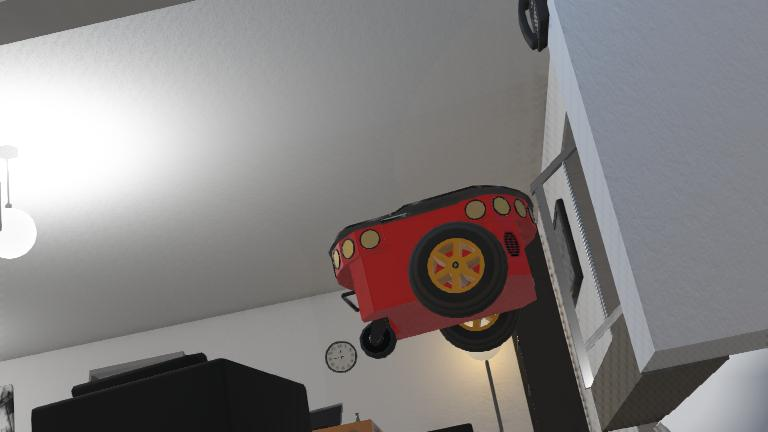
#> input picture src/webots/indoor/worlds/.complete_apartment.jpg, 768 x 432 px; its folder holds only this picture in this run
$ python -i aria_agent.py   (imports and definitions only)
#> lines starting #> are read from the running program, lines starting #| are printed output that depends on the picture
### src/common/config.py
"""
Centralized configuration for ARIA system.
Loads from environment variables with sensible defaults.
"""

import os
import subprocess
from pathlib import Path
from typing import Optional
from dotenv import load_dotenv

PROJECT_ROOT = Path(__file__).parent.parent.parent


def _wsl2_gateway() -> Optional[str]:
    """Return the Windows gateway IP when running inside WSL2, else None."""
    try:
        osrelease = Path("/proc/sys/kernel/osrelease").read_text().lower()
        if "microsoft" not in osrelease:
            return None
        out = subprocess.run(
            ["ip", "route", "show", "default"],
            capture_output=True, text=True, timeout=2,
        ).stdout
        for line in out.splitlines():
            parts = line.split()
            if "via" in parts:
                return parts[parts.index("via") + 1]
    except Exception:
        pass
    return None


def _default_webots_host() -> str:
    """Return the right host for the Webots TCP connection.

    When running inside WSL2 (NAT networking mode), Webots runs as a Windows
    process and its TCP server is NOT reachable at 'localhost' — we must use
    the Windows gateway IP instead (e.g. 172.20.128.1).
    An explicit WEBOTS_HOST env var always takes priority.
    """
    if env_val := os.getenv("WEBOTS_HOST"):
        return env_val
    gw = _wsl2_gateway()
    return gw if gw else "127.0.0.1"


def _default_ollama_base_url() -> str:
    """Return the right Ollama base URL for the current environment.

    Ollama running on Windows is reachable from WSL2 via the Windows gateway
    IP, not via localhost.  An explicit OLLAMA_BASE_URL env var always wins.
    """
    if env_val := os.getenv("OLLAMA_BASE_URL"):
        return env_val
    gw = _wsl2_gateway()
    return f"http://{gw}:11434" if gw else "http://localhost:11434"


# Step 1: load user's real .env (explicit overrides, if it exists)
_env_path = PROJECT_ROOT / ".env"
if _env_path.exists():
    load_dotenv(_env_path)

# Step 2: resolve WEBOTS_HOST and OLLAMA_BASE_URL *before* loading .env.example,
# which contains dummy 'localhost' defaults that would block WSL2 auto-detection.
WEBOTS_HOST = _default_webots_host()
os.environ.setdefault("WEBOTS_HOST", WEBOTS_HOST)
_ollama_url = _default_ollama_base_url()
os.environ.setdefault("OLLAMA_BASE_URL", _ollama_url)

# Step 3: load .env.example for all other settings (load_dotenv skips already-set vars)
if not _env_path.exists():
    _example_path = PROJECT_ROOT / ".env.example"
    if _example_path.exists():
        load_dotenv(_example_path)

# Webots Connection Configuration
WEBOTS_PORT = int(os.getenv("WEBOTS_PORT", 19997))
WEBOTS_SIM_SPEED = float(os.getenv("WEBOTS_SIM_SPEED", 0.1))
WEBOTS_TIMEOUT = int(os.getenv("WEBOTS_TIMEOUT", 30))  # seconds

# Agent Configuration
MAX_STEPS = int(os.getenv("MAX_STEPS", 50))
STATE_CACHE_SIZE = int(os.getenv("STATE_CACHE_SIZE", 10))
STAGNATION_THRESHOLD = int(os.getenv("STAGNATION_THRESHOLD", 5))
STEP_TIMEOUT = int(os.getenv("STEP_TIMEOUT", 30))  # seconds per LLM call
AGENT_CYCLE_INTERVAL = float(os.getenv("AGENT_CYCLE_INTERVAL", 1.2))

# LLM Configuration
# The VLM is an OPTIONAL perception layer — the Lidar + frontier planner does
# navigation, and YOLO is only an opt-in fallback when PERCEPTION_MODE allows it.
# Set ARIA_USE_LLM=0 to skip all Ollama calls (fastest, no dependency on Ollama).
USE_LLM = os.getenv("ARIA_USE_LLM", "1").strip().lower() not in ("0", "false", "no", "off")
PERCEPTION_MODE = os.getenv("PERCEPTION_MODE", "vlm_first").strip().lower()
LLM_PROVIDER = os.getenv("LLM_PROVIDER", "ollama")  # 'anthropic' or 'ollama'
ANTHROPIC_API_KEY = os.getenv("ANTHROPIC_API_KEY", "")
ANTHROPIC_MODEL = os.getenv("ANTHROPIC_MODEL", "claude-3-5-haiku-latest")
OLLAMA_BASE_URL = os.getenv("OLLAMA_BASE_URL", "http://localhost:11434")
# Vision model: used for target visibility, scene grounding, and the single
# JSON answer the planner reuses for this cycle.
_DEFAULT_VISION_MODEL = "qwen3-vl:4b-instruct-q4_K_M"


def _normalize_vision_model_name(model: str) -> str:
    model = (model or "").strip()
    if not model:
        return _DEFAULT_VISION_MODEL
    if model in ("qwen3vl", "qwen3vl:4b", "qwen3-vl:4b"):
        return _DEFAULT_VISION_MODEL
    return model


_VISION_MODEL_ENV = os.getenv("OLLAMA_VISION_MODEL", "").strip()
OLLAMA_VISION_MODEL = _normalize_vision_model_name(_VISION_MODEL_ENV)
# Reasoning model: used by agent for fast decision-making
OLLAMA_REASONING_MODEL = os.getenv("OLLAMA_REASONING_MODEL", "qwen3:8b")
# Legacy: OLLAMA_MODEL now maps to reasoning model for backward compatibility
OLLAMA_MODEL = os.getenv("OLLAMA_MODEL", OLLAMA_REASONING_MODEL)
OLLAMA_VISION_TIMEOUT = int(os.getenv("OLLAMA_VISION_TIMEOUT", 35))
OLLAMA_VISION_NUM_PREDICT = int(os.getenv("OLLAMA_VISION_NUM_PREDICT", 384))
OLLAMA_VISION_IMAGE_MAX_DIM = int(os.getenv("OLLAMA_VISION_IMAGE_MAX_DIM", 640))
OLLAMA_VISION_SAMPLE_INTERVAL = float(os.getenv("OLLAMA_VISION_SAMPLE_INTERVAL", 1.0))

# Perception fallback (YOLO object detection — only used in explicit hybrid mode)
# YOLO11 gives a better accuracy/speed balance than the older YOLOv8 line.
# Default to yolo11m for stronger recall; set YOLO_MODEL=yolo11s if you want
# a little less latency and can tolerate some missed small/far objects.
_DEFAULT_YOLO_MODEL = "yolo11m"


def _normalize_yolo_model_name(model: str) -> str:
#> further down, picture is the input picture: shape (432, 768, 3); mean B, G, R 129.5, 129.7, 133.2
    model = (model or "").strip()
    if not model:
        return _DEFAULT_YOLO_MODEL
    return model


YOLO_MODEL = _normalize_yolo_model_name(os.getenv("YOLO_MODEL", ""))
YOLO_CONF = float(os.getenv("YOLO_CONF", 0.25))
YOLO_IOU = float(os.getenv("YOLO_IOU", 0.45))

# Project Paths
WEBOTS_WORLDS_PATH = PROJECT_ROOT / "src" / "webots" / "worlds"
WEBOTS_CONTROLLERS_PATH = PROJECT_ROOT / "src" / "webots" / "controllers"
WEBOTS_WORLD_FILE = os.getenv(
    "WEBOTS_WORLD_FILE",
    str(PROJECT_ROOT / "src" / "webots" / "worlds" / "Project" / "worlds" / "break_room.wbt"),
)
LOGS_PATH = PROJECT_ROOT / "logs"
LOGS_PATH.mkdir(exist_ok=True)

# Logging
LOGLEVEL = os.getenv("LOGLEVEL", "INFO")

# Validation
if LLM_PROVIDER == "anthropic" and not ANTHROPIC_API_KEY:
    print("WARNING: ANTHROPIC_API_KEY not set. Agent will fail to make API calls.")

if LLM_PROVIDER not in ("anthropic", "ollama"):
    raise ValueError(f"Invalid LLM_PROVIDER: {LLM_PROVIDER}. Must be 'anthropic' or 'ollama'.")

if PERCEPTION_MODE not in ("vlm_first", "vlm_only", "yolo_vlm", "sensor_only"):
    raise ValueError(
        "Invalid PERCEPTION_MODE: "
        f"{PERCEPTION_MODE}. Must be 'vlm_first', 'vlm_only', 'yolo_vlm', or 'sensor_only'."
    )

print(f"[Config] Loaded configuration:")
print(f"  Webots: {WEBOTS_HOST}:{WEBOTS_PORT} (sim_speed={WEBOTS_SIM_SPEED}x)")
print(
    f"  Ollama: {OLLAMA_BASE_URL}  vision={OLLAMA_VISION_MODEL}  "
    f"reasoning={OLLAMA_REASONING_MODEL}  use_llm={USE_LLM}  perception={PERCEPTION_MODE}"
)
print(f"  Agent: MAX_STEPS={MAX_STEPS}, STATE_CACHE={STATE_CACHE_SIZE}, cycle={AGENT_CYCLE_INTERVAL}s")
print(f"  YOLO: model={YOLO_MODEL} conf={YOLO_CONF} iou={YOLO_IOU}")
print(f"  LLM: {LLM_PROVIDER} ({ANTHROPIC_MODEL if LLM_PROVIDER == 'anthropic' else OLLAMA_MODEL})")

### src/agent/aria_agent.py
"""ARIA Robot Navigation Agent — systematic exploration + spatial memory."""

# === Standard Library ===
import base64
import json
import re
import socket
import sys
import time
import urllib.request
from base64 import b64decode
from datetime import datetime
from math import atan2, degrees, hypot
from pathlib import Path
from types import SimpleNamespace
from urllib.parse import urlparse
from typing import Any, Callable, Dict, List, Optional, Tuple

# Third-Party
import cv2
import numpy as np

# Project
from src.agent.environment_graph import get_environment_graph
from src.agent.grid_explorer import GridExplorer
from src.agent.online_map import OnlineOccupancyGrid, parse_floor_extent
from src.agent.spatial_memory import SpatialMemory
from src.common.config import (
    AGENT_CYCLE_INTERVAL,
    OLLAMA_BASE_URL,
    OLLAMA_MODEL,
    OLLAMA_VISION_MODEL,
    OLLAMA_REASONING_MODEL,
    OLLAMA_VISION_IMAGE_MAX_DIM,
    OLLAMA_VISION_NUM_PREDICT,
    OLLAMA_VISION_SAMPLE_INTERVAL,
    OLLAMA_VISION_TIMEOUT,
    PERCEPTION_MODE,
    USE_LLM,
    WEBOTS_WORLD_FILE,
    LOGS_PATH,
)
from src.common.types import AgentState
from src.mcp_server.server import call_tool
from src.perception.camera import (
    Frame,
    FrameMetadata,
    get_camera_manager,
    prepare_vision_frame,
)
from src.perception.object_detector import get_detector

# Motion Constants
CYCLE_INTERVAL = AGENT_CYCLE_INTERVAL
MOVE_VELOCITY = 4.0 # wheel velocity (rad/s) for forward motion
BACKUP_VELOCITY = -3.0 # wheel velocity (rad/s) for reversing
TURN_VELOCITY = 2.0 # differential wheel velocity (rad/s) for turns
MOVE_DISTANCE = 0.6 # metres travelled per move_forward (closed-loop)
APPROACH_MOVE_DISTANCE = 0.25  # shorter step when closing in on a confirmed target
BACKUP_DISTANCE = 0.4 # metres travelled per back_up (closed-loop)
MOVE_STEP_CAP = 120 # sim-step safety cap for a single move
TURN_STEP_CAP = 160 # sim-step safety cap for a single turn

# Proximity threshold: Pioneer 3DX sonar values 0=no reading, ~800=obstacle ~0.5m away.
OBSTACLE_THRESH = 800
CRITICAL_OBSTACLE_THRESH = 970

# Target pursuit (find / approach)
APPROACH_DONE_FRAC = 0.18 # target bbox height ≥ this fraction of frame → roughly 1m away
APPROACH_CENTER_TOL = 0.30 # |image x-error| within this → drive straight at the target
YOLO_CONFIDENCE_STOP = 0.50 # treat YOLO as trusted enough to stop
YOLO_TARGET_REACHED_FRONT_PROXIMITY = OBSTACLE_THRESH  # centered target + blocked front ≈ close enough
YOLO_LOW_CONF_STREAK_LIMIT = 6
YOLO_RECENT_LOW_CONF_HOLD_LIMIT = 2
YOLO_RETRY_CONFIDENCE = 0.10
PURSUIT_LOST_LIMIT = 6 # steps to keep re-acquiring after losing sight of the target

# How many steps to skip LLM after a connection failure before retrying
_OLLAMA_RETRY_INTERVAL = 10
_VLM_FIND_CONFIDENCE = 0.50
_VLM_APPROACH_CONFIDENCE = 0.80
_VLM_BBOX_MIN_AREA_FRAC = 0.002

_DEFAULT_VLM_SYSTEM_PROMPT = """You are ARIA, a strict robot vision checker.

Rules:
- Report only what is visibly present in the image.
- Never invent a target that YOLO did not detect.
- If YOLO says the target is present, use the YOLO class, bbox, confidence, and frame-side hint to choose only a micro-action.
- If YOLO confidence is low, still approach the target.
- Stop only when YOLO confidence is above 0.5 and the robot is within about 1 meter.
- If the target is lost, rotate once to reacquire it, then continue exploring.
- Do not spin forever.

Return compact JSON only.
"""

_YOLO_VLM_SYSTEM_PROMPT = """You are ARIA.

You get:
- target class name
- YOLO bbox
- YOLO confidence
- frame-side hint from bbox
- robot instruction

Rules:
- YOLO confidence is ground truth.
- Do not invent objects or override YOLO.
- Answer only whether the target is visible in the current image and how to approach it.
- Keep scene_description focused on target visibility; do not provide broad room descriptions.
- Use bbox position only to choose direction:
  left -> slight left, center -> forward, right -> slight right.
- If confidence is low, still approach it.
- Keep updating the bbox every cycle.
- Stop only when confidence is above 0.5 and you are within 1 meter.
- If target is lost, rotate once to reacquire it, then continue exploring.
- Do not spin forever.

Return compact JSON:
{ action, reasoning, target_direction, target_visible_confidence, target_bbox }
"""

_YOLO_VLM_NO_DETECTION_PROMPT_SUFFIX = """If YOLO has no candidate in this frame:
- Do not treat the YOLO miss as proof the target is absent.
- Describe only the visible scene.
- Do not say 'YOLO found no target' or 'No target detected by YOLO' in scene_description or reasoning.
- If you personally cannot ground the target in the image, keep target_found=false and target_direction=not_visible.
"""


# [62 lines left out: functions _yolo_low_confidence_pursuit_response, _high_confidence_target_pursuit_response, not called in this run]


_ACTIVE_VISION_MODEL: Optional[str] = None
_LAST_VLM_RETRY_USED: bool = False
_LAST_VLM_WEAK: bool = False

_VLM_RESPONSE_SCHEMA: Dict[str, Any] = {
    "type": "object",
    "properties": {
        "scene_description": {"type": "string"},
        "action": {"type": "string"},
        "target_found": {"type": "boolean"},
        "target_visible_confidence": {"type": "number"},
        "target_direction": {
            "type": "string",
            "enum": ["left", "right", "center", "not_visible"],
        },
        "target_bbox": {
            "anyOf": [
                {
                    "type": "array",
                    "items": {"type": "number"},
                    "minItems": 4,
                    "maxItems": 4,
                },
                {"type": "null"},
            ],
        },
        "reasoning": {"type": "string"},
    },
    "required": [
        "scene_description",
        "action",
        "target_found",
        "target_visible_confidence",
        "target_direction",
        "target_bbox",
        "reasoning",
    ],
}

# Global Stop Signal
_STOP_SIGNAL = False


def set_stop_signal(value: bool) -> None:
    global _STOP_SIGNAL
    _STOP_SIGNAL = value


def get_stop_signal() -> bool:
    return _STOP_SIGNAL


# Target Keyword Map
_TARGET_KEYWORDS: Dict[str, str] = {
    "kitchen": "kitchen",
    "bedroom": "bedroom",
    "bathroom": "bathroom",
    "living room": "living room",
    "lounge": "living room",
    "door": "door",
    "chair": "chair",
    "table": "table",
    "cup": "cup",
    "bottle": "bottle",
    "laptop": "laptop",
    "person": "person",
    "human": "person",
    "extinguisher": "fire extinguisher",
    "fire extinguisher": "fire extinguisher",
    "fire-extinguisher": "fire extinguisher",
    "dog": "dog",
    "cat": "cat",
    "duck": "duck",
    "ball": "sports ball",
    "soccer": "sports ball",
}

_GOAL_STOPWORDS = {
    "find", "the", "a", "an", "and", "go", "towards", "toward", "to", "it",
    "stop", "away", "from", "centimeter", "centimeters", "cm", "meter", "meters",
    "near", "at", "search", "for", "object", "target", "approach",
    # verbs / fillers that should never be treated as the object
    "locate", "look", "where", "is", "spot", "reach", "come", "walk", "get",
    "drive", "head", "navigate", "move", "please", "me", "this", "that", "of",
    "explore", "room", "around", "then", "once", "you", "your", "robot",
}

_VLM_NON_PHYSICAL_MARKERS = {
    "statue", "statuette", "figurine", "toy", "model", "replica",
    "picture", "photo", "poster", "painting", "drawing", "image", "screen",
    "display", "icon", "logo", "illustration", "render",
}

# System Prompt
_SYSTEM_PROMPT = """You are ARIA, an autonomous robot exploring a furnished room.

SENSING:
- Camera gives a raw RGB image
- 180° proximity sensors detect obstacles (value > 800 = obstacle within ~0.5m)
- GPS position and compass heading are available

ACTIONS (use EXACTLY one of these):
move_forward, turn_left_90, turn_right_90, turn_around, stop, back_up

SAFETY RULES:
1. NEVER choose move_forward if front_blocked=true
2. If target is visible in the image, only trust it when YOLO also confirms it with a matching box/class.
   If YOLO does not confirm, treat it as not found and keep exploring.

RESPONSE FORMAT (compact JSON only, no markdown, no thinking):
{"action": "<action>", "reasoning": "<one sentence>", "target_found": <true|false>, "target_visible_confidence": <0.0-1.0>, "target_direction": "<left|right|center|not_visible>", "target_bbox": [x1,y1,x2,y2] or null}
"""


# Helpers

_APPROACH_PHRASES = (
    "approach", "go to", "goto", "go near", "navigate to", "navigate towards",
    "reach", "come to", "move to", "move towards", "walk to", "get to",
    "drive to", "head to", "head towards", "go towards", "go up to",
)


# [17 lines left out: functions _wants_approach, _extract_target, not called in this run]


# COCO four-legged-animal classes.  YOLOv8 frequently flips between these on a
# single rendered animal model (the Webots dog reads as "horse" up close and
# "dog"/"sheep" at range), so when the target is one of them we accept any of
# them as the target.  In these single-animal test worlds that's the right call;
# it's what makes "find the dog and approach it" robust to the misclassification
# the detector actually produces.
_COCO_QUADRUPEDS = {"dog", "cat", "horse", "sheep", "cow", "bear", "elephant", "zebra", "giraffe"}


# [158 lines left out: functions _target_aliases, _frame_side_hint_from_bbox, _coerce_vlm_action, _build_yolo_vlm_prompt, _sanitize_yolo_vlm_text, _should_query_vlm_after_yolo and 1 more, not called in this run]


def _enhance_yolo_retry_frame(frame_bgr: np.ndarray) -> np.ndarray:
    """Make a same-frame retry a little friendlier for small/far household objects."""
    if frame_bgr is None or getattr(frame_bgr, "size", 0) == 0:
        return frame_bgr
    lab = cv2.cvtColor(frame_bgr, cv2.COLOR_BGR2LAB)
#> lab: shape (432, 768, 3); mean of channels 0, 1, 2 137.3, 129.6, 128.9
    l_channel, a_channel, b_channel = cv2.split(lab)
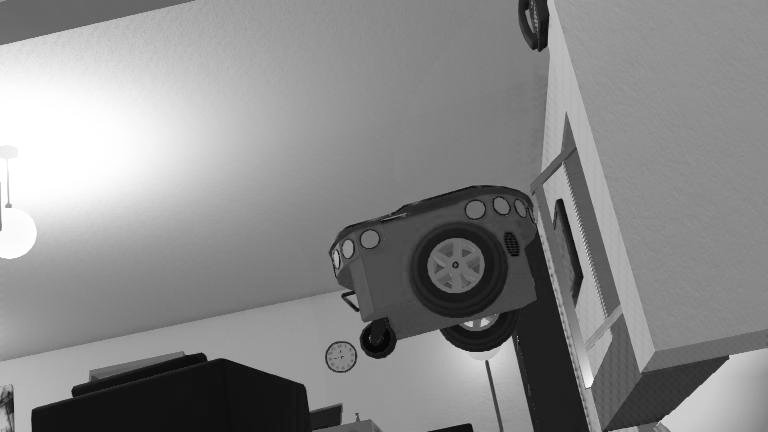
#> l_channel: shape (432, 768); min 0, max 255, mean 137.3
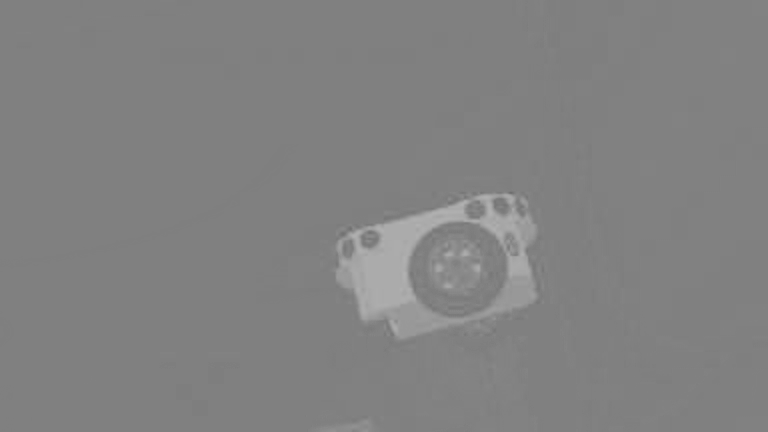
#> a_channel: shape (432, 768); min 110, max 178, mean 129.6
    clahe = cv2.createCLAHE(clipLimit=2.0, tileGridSize=(8, 8))
    boosted_l = clahe.apply(l_channel)
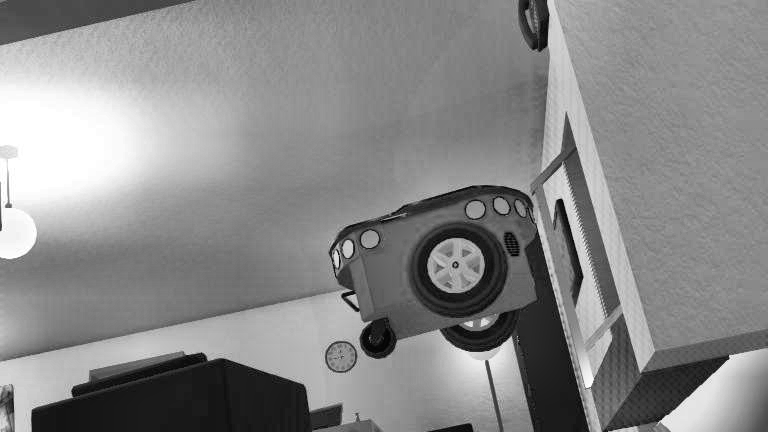
#> boosted_l: shape (432, 768); min 1, max 255, mean 136.8
    merged = cv2.merge((boosted_l, a_channel, b_channel))
#> merged: shape (432, 768, 3); mean of channels 0, 1, 2 136.8, 129.6, 128.9
    enhanced = cv2.cvtColor(merged, cv2.COLOR_LAB2BGR)
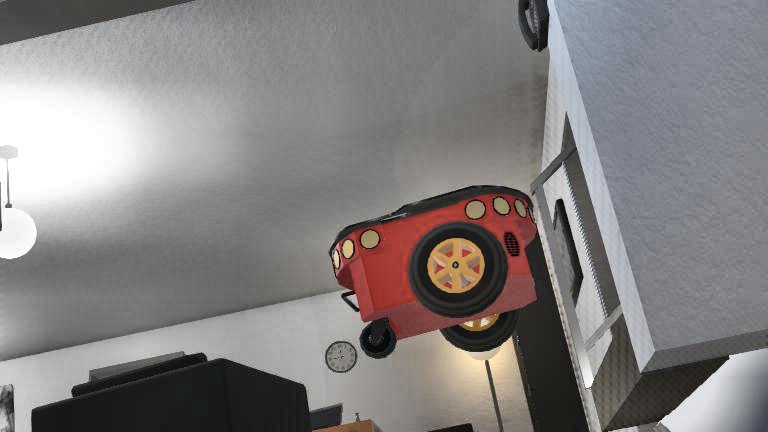
#> enhanced: shape (432, 768, 3); mean B, G, R 128.8, 129.1, 132.8
    sharpen_kernel = np.array([[0, -1, 0], [-1, 5, -1], [0, -1, 0]], dtype=np.float32)
    return cv2.filter2D(enhanced, -1, sharpen_kernel)
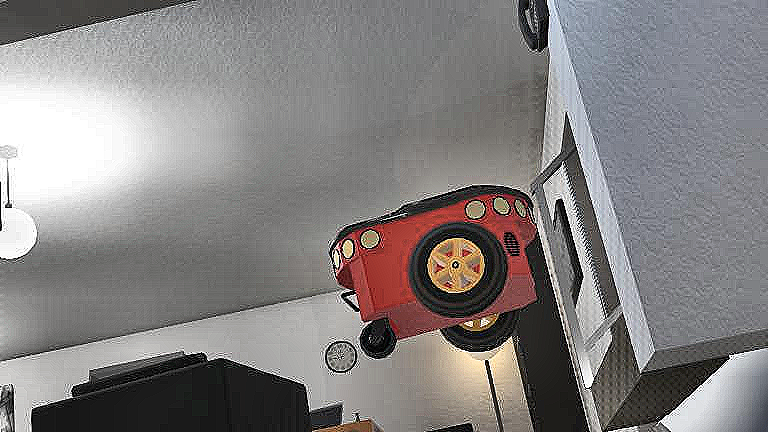
#> returned value: shape (432, 768, 3); mean of channels 0, 1, 2 129.1, 129.3, 132.9; drawn as B, G, R


# [10 lines left out: function _detection_to_dict, not called in this run]


def _sensor_index(name: str) -> Optional[int]:
    m = re.search(r"(\d+)$", name)
    return int(m.group(1)) if m else None


# [139 lines left out: functions _proximity_scan, _is_white_wall_view, _safe_fallback_action, _vision_prompt, _normalize_vlm_bbox, not called in this run]


def _vlm_bbox_is_valid(target_bbox: Any, frame_shape: Optional[Tuple[int, ...]]) -> bool:
    """True only when the VLM provides a real, in-frame box."""
    return _normalize_vlm_bbox(target_bbox, frame_shape) is not None


# [53 lines left out: functions _accept_vlm_target_claim, _direction_to_err, _vlm_text_mentions_target, not called in this run]


def _vlm_text_only_hint_is_actionable(text_only_hint: bool, target_found: bool) -> bool:
    """Text-only target mentions are never actionable without a grounded claim."""
    return bool(text_only_hint and target_found)


# [12 lines left out: function _vlm_hint_action, not called in this run]


def _target_close_enough(target_bbox_frac: float) -> bool:
    """True when visual target size, not proximity sensors, says approach is done."""
    return float(target_bbox_frac or 0.0) >= APPROACH_DONE_FRAC


# [373 lines left out: functions _target_reached_by_yolo, _summarize_vision_text, _append_recent_vision, _vision_memory_summary, _decode_camera_frame, _frame_to_jpeg_b64 and 11 more, not called in this run]


# =========================================================================
# Per-run logging — every run is captured to logs/run_<timestamp>.log
# =========================================================================

class _TimestampedFile:
    """Wraps a file so each complete line is prefixed with a wall-clock time —
    makes it obvious from the log exactly which step/section was slow."""

    def __init__(self, f):
        self._f = f
        self._buf = ""

    # [12 lines left out: function write, not called in this run]

    def flush(self):
        self._f.flush()


class _Tee:
    """Write to several streams at once (console + log file)."""

    def __init__(self, *streams):
        self._streams = streams

    # [1319 lines left out: functions write, flush, _open_run_log, run_aria_agent, _run_aria_agent_impl, not called in this run]

>>> import cv2
>>> picture = cv2.imread('../webots/indoor/worlds/.complete_apartment.jpg')
>>> result = _enhance_yolo_retry_frame(picture)
